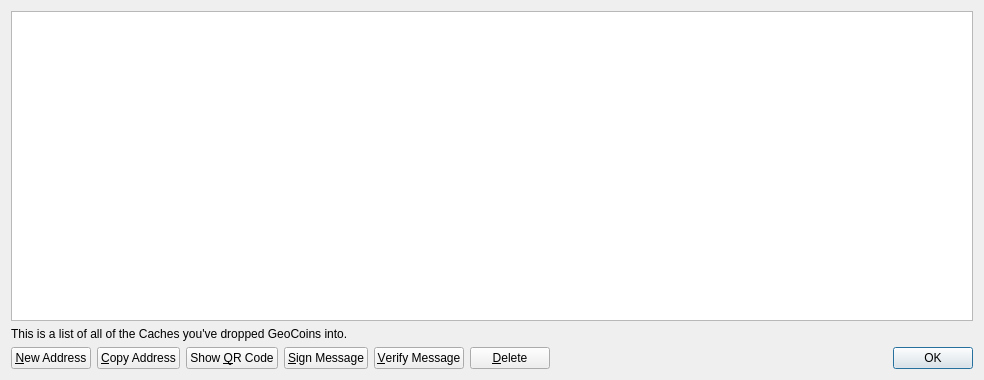
<?xml version="1.0" encoding="UTF-8"?>
<ui version="4.0">
 <class>AddressBookPage</class>
 <widget class="QWidget" name="AddressBookPage">
  <property name="geometry">
   <rect>
    <x>0</x>
    <y>0</y>
    <width>984</width>
    <height>380</height>
   </rect>
  </property>
  <property name="windowTitle">
   <string>Address Book</string>
  </property>
  <layout class="QVBoxLayout" name="verticalLayout">
   <item>
    <widget class="QTableView" name="tableView">
     <property name="contextMenuPolicy">
      <enum>Qt::CustomContextMenu</enum>
     </property>
     <property name="toolTip">
      <string>Double-click to edit address or label</string>
     </property>
     <property name="tabKeyNavigation">
      <bool>false</bool>
     </property>
     <property name="alternatingRowColors">
      <bool>true</bool>
     </property>
     <property name="selectionMode">
      <enum>QAbstractItemView::SingleSelection</enum>
     </property>
     <property name="selectionBehavior">
      <enum>QAbstractItemView::SelectRows</enum>
     </property>
     <property name="sortingEnabled">
      <bool>true</bool>
     </property>
     <attribute name="verticalHeaderVisible">
      <bool>false</bool>
     </attribute>
    </widget>
   </item>
   <item>
    <widget class="QLabel" name="labelExplanation">
     <property name="text">
      <string>This is a list of all of the Caches you've dropped GeoCoins into. </string>
     </property>
     <property name="textFormat">
      <enum>Qt::PlainText</enum>
     </property>
     <property name="wordWrap">
      <bool>true</bool>
     </property>
    </widget>
   </item>
   <item>
    <layout class="QHBoxLayout" name="horizontalLayout">
     <item>
      <widget class="QPushButton" name="newAddressButton">
       <property name="toolTip">
        <string>Create a new address</string>
       </property>
       <property name="text">
        <string>&amp;New Address</string>
       </property>
       <property name="icon">
        <iconset resource="../bitcoin.qrc">
         <normaloff>:/icons/add</normaloff>:/icons/add</iconset>
       </property>
      </widget>
     </item>
     <item>
      <widget class="QPushButton" name="copyToClipboard">
       <property name="toolTip">
        <string>Copy the currently selected address to the system clipboard</string>
       </property>
       <property name="text">
        <string>&amp;Copy Address</string>
       </property>
       <property name="icon">
        <iconset resource="../bitcoin.qrc">
         <normaloff>:/icons/editcopy</normaloff>:/icons/editcopy</iconset>
       </property>
      </widget>
     </item>
     <item>
      <widget class="QPushButton" name="showQRCode">
       <property name="text">
        <string>Show &amp;QR Code</string>
       </property>
       <property name="icon">
        <iconset resource="../bitcoin.qrc">
         <normaloff>:/icons/qrcode</normaloff>:/icons/qrcode</iconset>
       </property>
      </widget>
     </item>
     <item>
      <widget class="QPushButton" name="signMessage">
       <property name="toolTip">
        <string>Sign a message to prove you own a GeoCoin address</string>
       </property>
       <property name="text">
        <string>&amp;Sign Message</string>
       </property>
       <property name="icon">
        <iconset resource="../bitcoin.qrc">
         <normaloff>:/icons/edit</normaloff>:/icons/edit</iconset>
       </property>
      </widget>
     </item>
     <item>
      <widget class="QPushButton" name="verifyMessage">
       <property name="toolTip">
        <string>Verify a message to ensure it was signed with a specified GeoCoin address</string>
       </property>
       <property name="text">
        <string>&amp;Verify Message</string>
       </property>
       <property name="icon">
        <iconset resource="../bitcoin.qrc">
         <normaloff>:/icons/transaction_0</normaloff>:/icons/transaction_0</iconset>
       </property>
      </widget>
     </item>
     <item>
      <widget class="QPushButton" name="deleteButton">
       <property name="toolTip">
        <string>Delete the currently selected address from the list. Only sending addresses can be deleted.</string>
       </property>
       <property name="text">
        <string>&amp;Delete</string>
       </property>
       <property name="icon">
        <iconset resource="../bitcoin.qrc">
         <normaloff>:/icons/remove</normaloff>:/icons/remove</iconset>
       </property>
      </widget>
     </item>
     <item>
      <spacer name="horizontalSpacer">
       <property name="orientation">
        <enum>Qt::Horizontal</enum>
       </property>
       <property name="sizeHint" stdset="0">
        <size>
         <width>40</width>
         <height>20</height>
        </size>
       </property>
      </spacer>
     </item>
     <item>
      <widget class="QDialogButtonBox" name="buttonBox">
       <property name="sizePolicy">
        <sizepolicy hsizetype="Maximum" vsizetype="Fixed">
         <horstretch>0</horstretch>
         <verstretch>0</verstretch>
        </sizepolicy>
       </property>
       <property name="standardButtons">
        <set>QDialogButtonBox::Ok</set>
       </property>
      </widget>
     </item>
    </layout>
   </item>
  </layout>
 </widget>
 <resources>
  <include location="../bitcoin.qrc"/>
 </resources>
 <connections/>
</ui>
